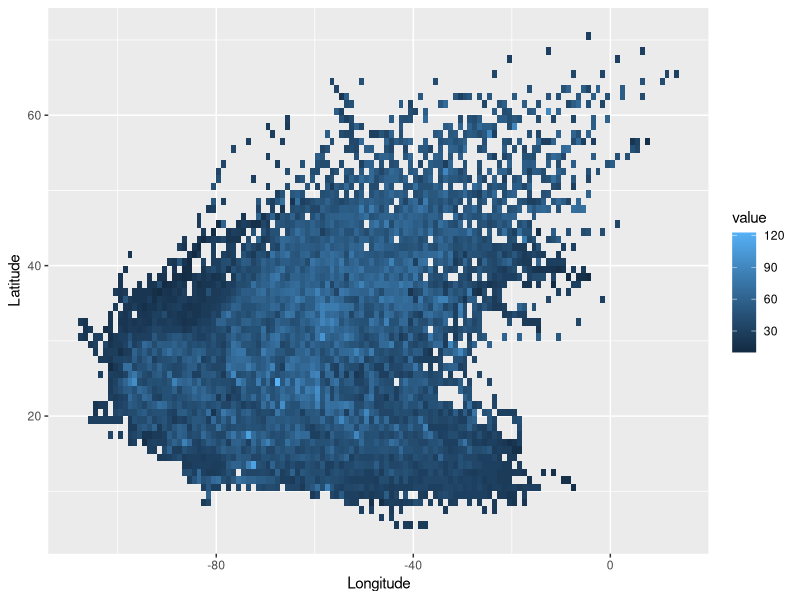
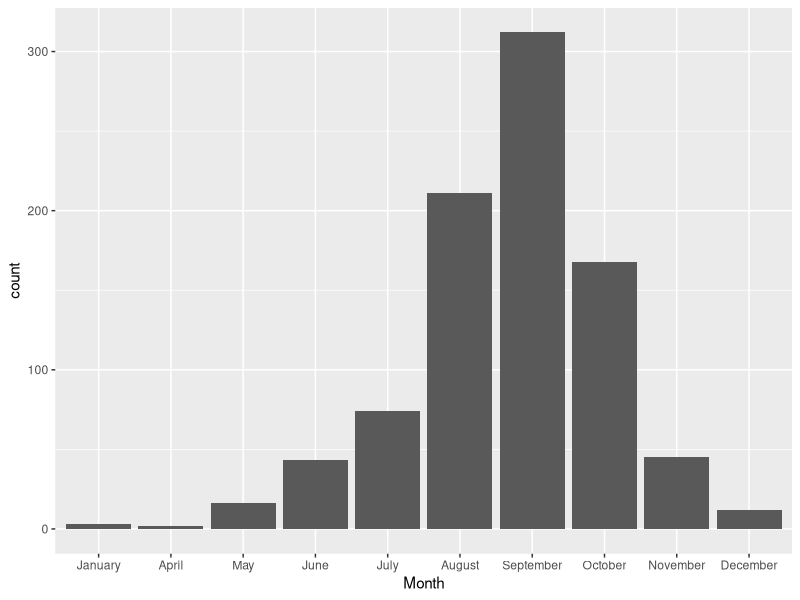
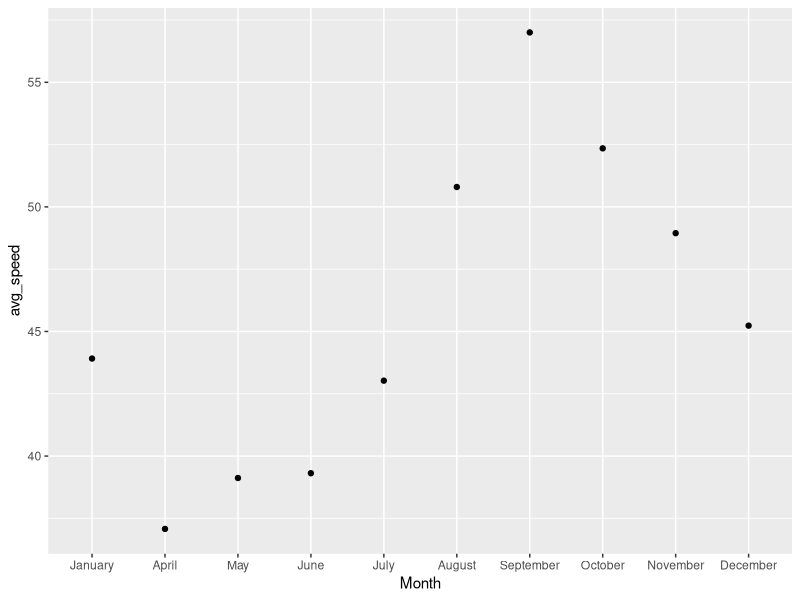
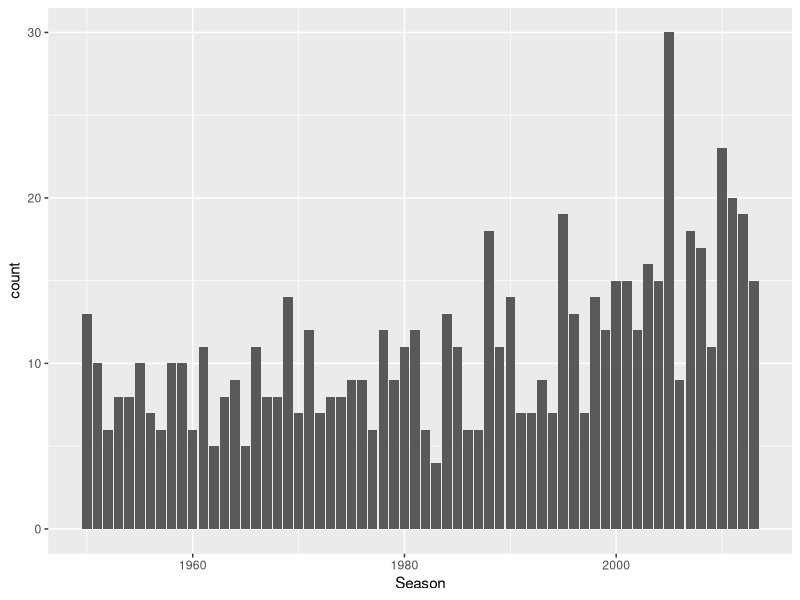
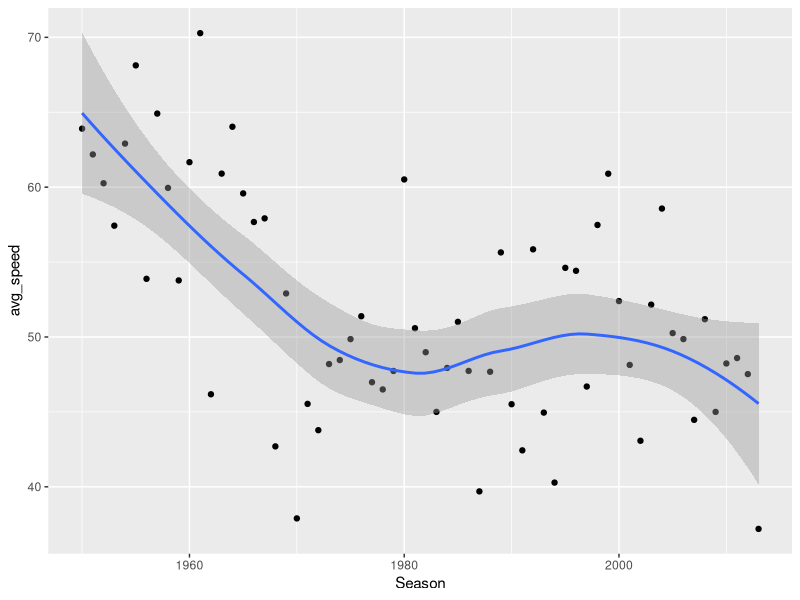
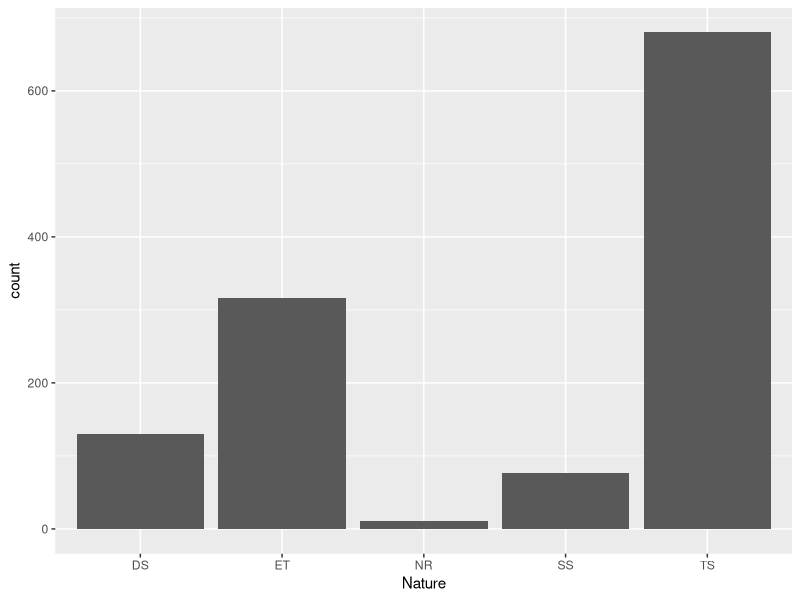
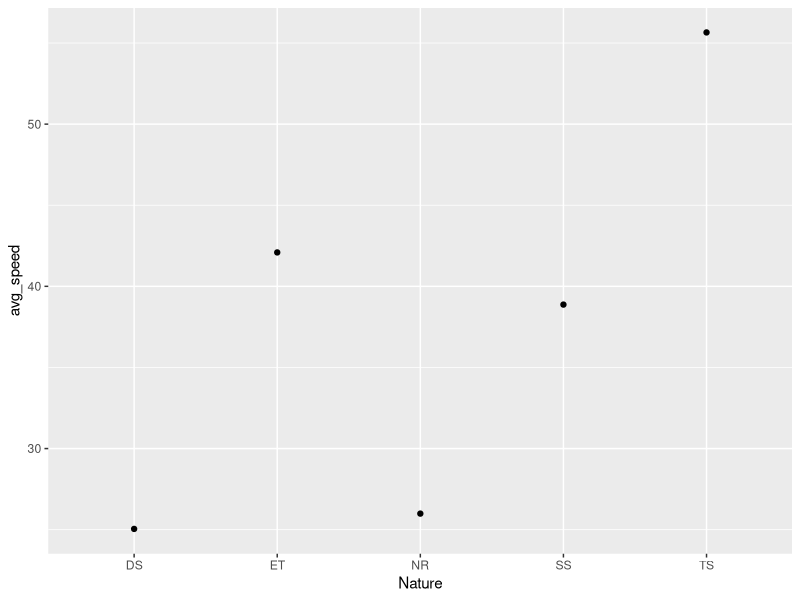

Write the R code that produced these figures, in order.
## ---- chunk 1
knitr::opts_chunk$set(echo = TRUE)
## ---- chunk 2
library(ggplot2)
dt= read.csv("./hurrican703.csv")
ggplot(data=dt, aes(x = Longitude, y = Latitude)) + 
  stat_summary_2d(data = dt, aes(x = Longitude, y = Latitude, z = dt$Wind.kt), fun = median, binwidth = c(1, 1), show.legend = TRUE)
library(data.table)
dt <- as.data.table(dt)
summary(dt)
## ---- chunk 3
library(tidyverse)
dt_long <- dt %>%
  dplyr::group_by(ID) %>% 
  mutate(Lat_change = Latitude - lag(Latitude),
         Long_change = Longitude - lag(Longitude),
         Wind_change = Wind.kt - lag(Wind.kt))
## ---- chunk 4
# Month and count
month = c("January", "April", "May", "June", "July", "August", "September", "October", "November", "December")

storms_month_name = distinct(group_by(select(dt_long, Month, ID), Month))

storms_month_name %>% 
  dplyr::group_by(Month) %>% 
  mutate(Month =  factor(Month, levels = month)) %>% 
  arrange(Month) %>% 
  ggplot(aes(x = Month)) +
  geom_bar()

dt_long %>% 
  dplyr::group_by(Month) %>% 
  mutate(avg_speed = mean(Wind.kt)) %>% 
  distinct(Month, avg_speed) %>% 
  mutate(Month =  factor(Month, levels = month)) %>% 
  arrange(Month) %>% 
  ggplot(aes(x = Month, y = avg_speed)) +
  geom_point()


# Season and count
storms_season_name = distinct(group_by(select(dt_long, Season, ID), Season))
ggplot(data = storms_season_name) + 
  geom_bar(aes(x = Season))

dt_long %>% 
  dplyr::group_by(Season) %>% 
  mutate(avg_speed = mean(Wind.kt)) %>% 
  distinct(Season, avg_speed) %>% 
  ggplot(aes(x = Season, y = avg_speed)) +
  geom_point() +
  geom_smooth(method = "loess")


# Nature and count
storms_nature_name = distinct(group_by(select(dt_long, Nature, ID), Nature))
ggplot(data = storms_nature_name) + 
  geom_bar(aes(x = Nature))

dt_long %>% 
  dplyr::group_by(Nature) %>% 
  mutate(avg_speed = mean(Wind.kt)) %>% 
  distinct(Nature, avg_speed) %>% 
  ggplot(aes(x = Nature, y = avg_speed)) +
  geom_point()
